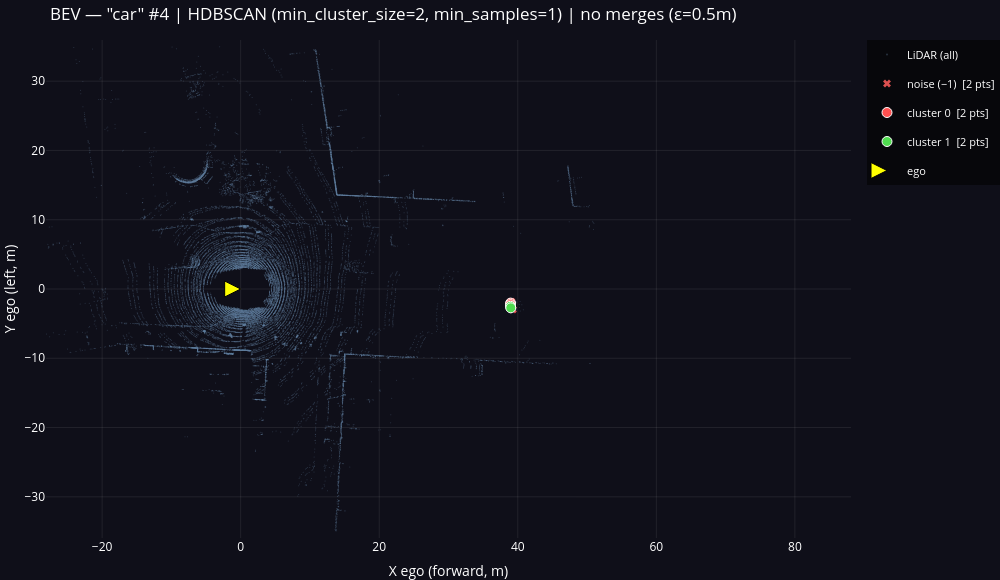

Source (notebook cell):
### Markdown cell above
## 7. BEV Visualization

Full LiDAR sweep in gray; in-mask points colored by HDBSCAN cluster label.
Noise points (label −1) are shown as red crosses.

### Code cell
CLUSTER_PALETTE = [
    'rgb(255,80,80)',   'rgb(80,220,80)',   'rgb(80,120,255)',  'rgb(255,200,0)',
    'rgb(200,80,255)',  'rgb(0,210,210)',   'rgb(255,100,0)',   'rgb(60,255,200)',
    'rgb(255,60,180)',  'rgb(160,220,60)',
]
# Different symbols for raw subclusters within the same merged cluster
RAW_SYMBOLS = ['circle', 'square', 'diamond', 'triangle-up', 'triangle-down',
               'star', 'hexagram', 'cross', 'pentagon', 'bowtie']

NOISE_COLOR = 'rgb(220,80,80)'
LIDAR_COLOR = 'rgba(100,130,160,0.35)'

# Downsample background LiDAR
_rng   = np.random.default_rng(42)
_n_bg  = min(30_000, len(pts_ego))
_idx_b = _rng.choice(len(pts_ego), _n_bg, replace=False)
_pts_b = pts_ego[_idx_b]
_bev_m = (np.abs(_pts_b[:, 0]) < 70) & (np.abs(_pts_b[:, 1]) < 35)
_pts_b = _pts_b[_bev_m]

bev_traces = []

# ── Background LiDAR ──────────────────────────────────────────────────────────
bev_traces.append(go.Scatter(
    x=_pts_b[:, 0], y=_pts_b[:, 1],
    mode='markers',
    marker=dict(size=1, color=LIDAR_COLOR),
    name='LiDAR (all)', hoverinfo='skip',
))

# ── Noise points ──────────────────────────────────────────────────────────────
_noise = labels == -1
if _noise.any():
    bev_traces.append(go.Scatter(
        x=pts_ego_inmask[_noise, 0], y=pts_ego_inmask[_noise, 1],
        mode='markers',
        marker=dict(size=7, color=NOISE_COLOR, symbol='x'),
        name=f'noise (−1)  [{_noise.sum()} pts]',
    ))

# ── Cluster points: one trace per raw subcluster, colored by merged parent ────
for c in range(n_clusters):
    final_mask   = labels == c
    col          = CLUSTER_PALETTE[c % len(CLUSTER_PALETTE)]
    raw_in_final = sorted(set(labels_raw[final_mask].tolist()) - {-1})
    n_raw        = len(raw_in_final)

    for sym_i, raw_c in enumerate(raw_in_final):
        raw_mask = final_mask & (labels_raw == raw_c)
        symbol   = RAW_SYMBOLS[sym_i % len(RAW_SYMBOLS)]
        is_first = sym_i == 0

        if n_raw > 1:
            legend_label = (f'cluster {c} — raw {raw_c}/{raw_in_final[-1]}'
                            f'  [{raw_mask.sum()} pts]')
        else:
            legend_label = f'cluster {c}  [{raw_mask.sum()} pts]'

        bev_traces.append(go.Scatter(
            x=pts_ego_inmask[raw_mask, 0], y=pts_ego_inmask[raw_mask, 1],
            mode='markers',
            marker=dict(
                size=10 if n_raw == 1 else 9,
                color=col,
                symbol=symbol,
                line=dict(width=1 if is_first else 0, color='white'),
            ),
            name=legend_label,
            legendgroup=f'cluster_{c}',
        ))

    # If merges happened: draw a dashed convex-hull outline around the full cluster
    if n_raw > 1:
        _pts_c = pts_ego_inmask[final_mask]
        try:
            from scipy.spatial import ConvexHull
            hull = ConvexHull(_pts_c[:, :2])
            hx   = np.append(_pts_c[hull.vertices, 0], _pts_c[hull.vertices[0], 0])
            hy   = np.append(_pts_c[hull.vertices, 1], _pts_c[hull.vertices[0], 1])
            bev_traces.append(go.Scatter(
                x=hx, y=hy, mode='lines',
                line=dict(color=col, width=1.5, dash='dot'),
                showlegend=False, hoverinfo='skip',
            ))
        except Exception:
            pass  # ConvexHull needs ≥3 non-collinear points

# ── Ego vehicle marker ────────────────────────────────────────────────────────
bev_traces.append(go.Scatter(
    x=[0], y=[0], mode='markers',
    marker=dict(symbol='arrow-up', angle=90, size=16,
                color='yellow', line=dict(color='black', width=1)),
    name='ego', showlegend=True,
))

merge_note = (f'{n_clusters_raw}→{n_clusters} after ε={HDBSCAN_CLUSTER_EPS}m'
              if n_clusters_raw != n_clusters else f'no merges (ε={HDBSCAN_CLUSTER_EPS}m)')

fig_bev = go.Figure(data=bev_traces)
fig_bev.update_layout(
    title=(
        f'BEV — "{MASK_PROMPT}" #{MASK_IDX} | HDBSCAN '
        f'(min_cluster_size={HDBSCAN_MIN_CLUSTER_SIZE}, '
        f'min_samples={HDBSCAN_MIN_SAMPLES}) | {merge_note}'
    ),
    xaxis=dict(
        title='X ego (forward, m)', range=[-10, 70],
        scaleanchor='y', scaleratio=1,
        showgrid=True, gridcolor='rgba(255,255,255,0.08)', zeroline=False,
    ),
    yaxis=dict(
        title='Y ego (left, m)', range=[-35, 35],
        showgrid=True, gridcolor='rgba(255,255,255,0.08)', zeroline=False,
    ),
    plot_bgcolor='rgb(15,15,25)',
    paper_bgcolor='rgb(15,15,25)',
    font=dict(color='white'),
    legend=dict(bgcolor='rgba(0,0,0,0.55)', font=dict(size=11)),
    width=1000, height=580,
    margin=dict(l=0, r=0, t=40, b=0),
)
fig_bev.show()

### Figure 1 — Plotly figure (JSON) as saved in the notebook; plotly's stock layout.template omitted (floating-point values rounded to 4 significant figures; data arrays with more than 128 entries replaced by an {"elided": "..."} marker saying what was removed)
{"data": [{"hoverinfo": "skip", "marker": {"color": "rgba(100,130,160,0.35)", "size": 1}, "mode": "markers", "name": "LiDAR (all)", "type": "scatter", "x": {"elided": "29728 float values"}, "y": {"elided": "29728 float values"}}, {"marker": {"color": "rgb(220,80,80)", "size": 7, "symbol": "x"}, "mode": "markers", "name": "noise (−1)  [2 pts]", "type": "scatter", "x": [39.09, 39.3], "y": [-1.818, -2.967]}, {"legendgroup": "cluster_0", "marker": {"color": "rgb(255,80,80)", "line": {"color": "white", "width": 1}, "size": 10, "symbol": "circle"}, "mode": "markers", "name": "cluster 0  [2 pts]", "type": "scatter", "x": [38.97, 38.95], "y": [-2.037, -2.26]}, {"legendgroup": "cluster_1", "marker": {"color": "rgb(80,220,80)", "line": {"color": "white", "width": 1}, "size": 10, "symbol": "circle"}, "mode": "markers", "name": "cluster 1  [2 pts]", "type": "scatter", "x": [38.95, 38.99], "y": [-2.491, -2.719]}, {"marker": {"angle": 90, "color": "yellow", "line": {"color": "black", "width": 1}, "size": 16, "symbol": "arrow-up"}, "mode": "markers", "name": "ego", "showlegend": true, "type": "scatter", "x": [0], "y": [0]}], "layout": {"font": {"color": "white"}, "height": 580, "legend": {"bgcolor": "rgba(0,0,0,0.55)", "font": {"size": 11}}, "margin": {"b": 0, "l": 0, "r": 0, "t": 40}, "paper_bgcolor": "rgb(15,15,25)", "plot_bgcolor": "rgb(15,15,25)", "title": {"text": "BEV — \"car\" #4 | HDBSCAN (min_cluster_size=2, min_samples=1) | no merges (ε=0.5m)"}, "width": 1000, "xaxis": {"gridcolor": "rgba(255,255,255,0.08)", "range": [-10, 70], "scaleanchor": "y", "scaleratio": 1, "showgrid": true, "title": {"text": "X ego (forward, m)"}, "zeroline": false}, "yaxis": {"gridcolor": "rgba(255,255,255,0.08)", "range": [-35, 35], "showgrid": true, "title": {"text": "Y ego (left, m)"}, "zeroline": false}}}
